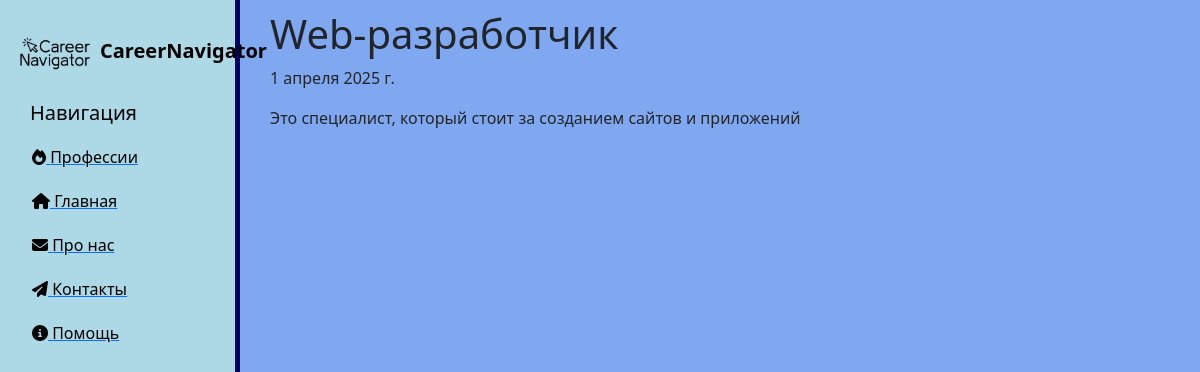
Page /professions/2 on the committed database.
### newapp/models.py (models this page shows, shortened)
class Professions(models.Model):
    title = models.CharField('Профессия', max_length=50, default='Профессия')
    anons = models.CharField('Анонс', max_length=200)
    full_text = models.TextField('Описание профессии')
    date = models.DateField('Дата обновления')
    class Meta:
        verbose_name = 'Профессия'
        verbose_name_plural = 'Профессии'

### newapp/views.py (the view)
# urls.py: path('<int:pk>', views.NewappDetailView.as_view(), name='newapp-detail'),
class NewappDetailView(DetailView):
    model = Professions
    template_name = 'newapp/details_view.html'
    context_object_name = 'prof'

### newapp/templates/newapp/details_view.html (shortened to what this page needs)
{% extends 'main/layout.html' %}
{% block content %}
    <div class="features">
        <h1>{{ prof.title }}</h1>
        <p>{{ prof.date }}</p>
        <p>{{ prof.full_text }}</p>
    </div>
{% endblock %}

### main/static/main/css/main.css (style rules this page uses)
body { background: #80a8f1; }
main .features { float: left; margin-top: 10px; text-align: left; width: 75%; }
main .features h1 { font-size: 40px; margin-left: 30px }
main .features p { max-width: 800px; margin-left: 30px }

### rows in the picture
Professions: title "Web-разработчик", date "1 апреля 2025 г.", full_text "Это специалист, который стоит за созданием сайтов и приложений"
